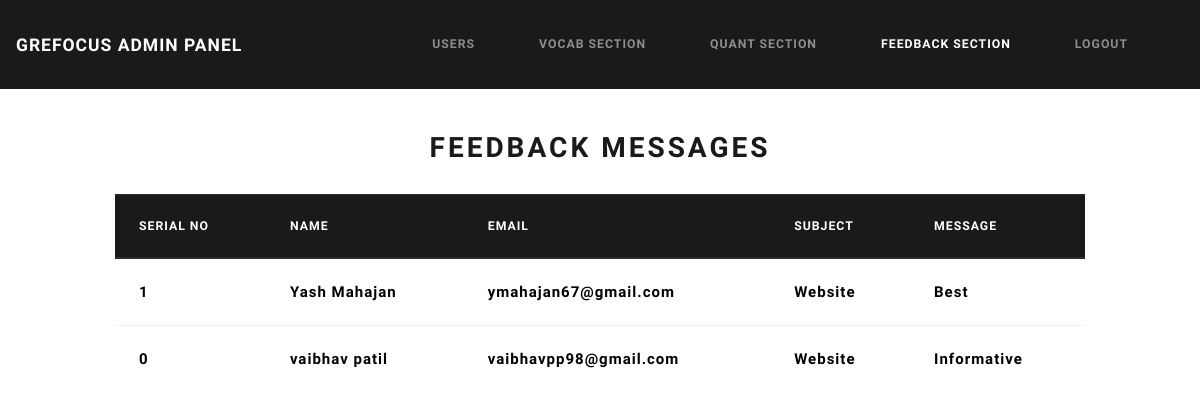
Page /php/admin_feedback.php on the earlier database version.
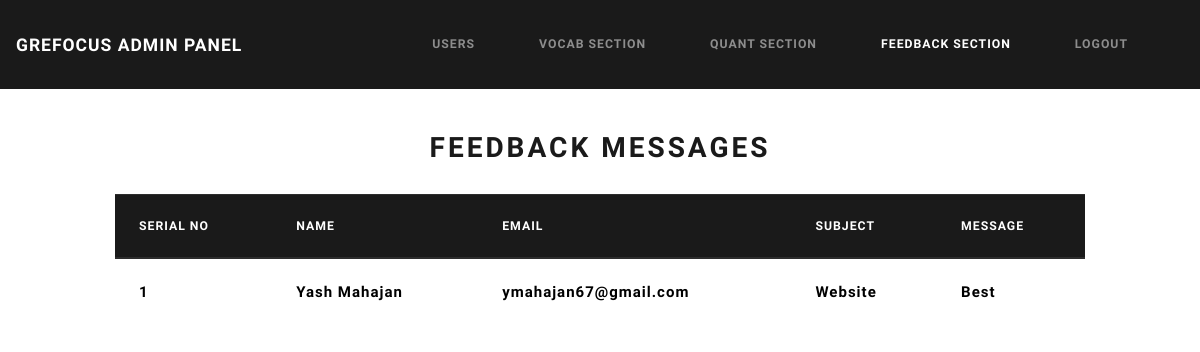
Same page on the later database version.
### tables this page shows
CREATE TABLE `feedback` (
  `id` int(11) NOT NULL,
  `name` varchar(256) NOT NULL,
  `email` varchar(256) NOT NULL,
  `subject` varchar(256) NOT NULL,
  `message` text NOT NULL
);

### php/admin_feedback.php (the view, shortened to what this page needs)
<?php
require('config.php');
?>
<html>
<head>
<link rel="stylesheet" href="../css/bootstrap.min.css">
</head>
<body>
<nav class="navbar navbar-expand-lg navbar-dark bg-primary">
    <a class="navbar-brand" href="index.php">GREFocus Admin Panel</a>
    <div class="collapse navbar-collapse justify-content-end" id="DefaultNavBar">
      <ul class="navbar-nav">
        <li class="nav-item">
          <a class="nav-link" href="adminop.php">Users</a>
        </li>
        <li class="nav-item">
          <a class="nav-link " href="admin_vocab.php">Vocab Section</a>
        </li>
        <li class="nav-item">
          <a class="nav-link" href="#">Quant Section</a>
        </li>
         <li class="nav-item">
           <a class="nav-link  active" href="admin_feedback.php">Feedback Section</a>
         </li>
         <li class="nav-item">
				 	<a class="nav-link" href="logout.php">Logout</a>
         </li>
      </ul>
    </div>
  </nav>
<br><br>
<center><h2>Feedback Messages</h2></center>
<br>
<?php
$feedback= "SELECT * FROM feedback";
$resfeed=mysqli_query($con,$feedback);
if($resfeed)
{
	echo '<div class="table-responsive col-md-10 mx-auto">
	<table class="table borderless table-hover" id="table" style="color:black;font-weight:bold;font-size:15px">
	<thead class="thead-dark">
	<tr>
	<th scope="col">Serial No</th>
	<th scope="col">Name</th>
	<th scope="col">Email</th>
	<th scope="col">Subject</th>
	<th scope="col">Message</th>
	</tr>';
    while($row=mysqli_fetch_array($resfeed))
    {
        echo "<tr>
        <td>".$row['id']."</td>
        <td>".$row['name']."</td>
        <td>".$row['email']."</td>
        <td>".$row['subject']."</td>
        <td>".$row['message']."</td>
        </tr>";
    }
    echo"</table>" ;
}
?>
<br>
</body>

Differences in the rows shown:
removed feedback: id "0", name "vaibhav patil", email "vaibhavpp98@gmail.com", subject "Website", message "Informative"
